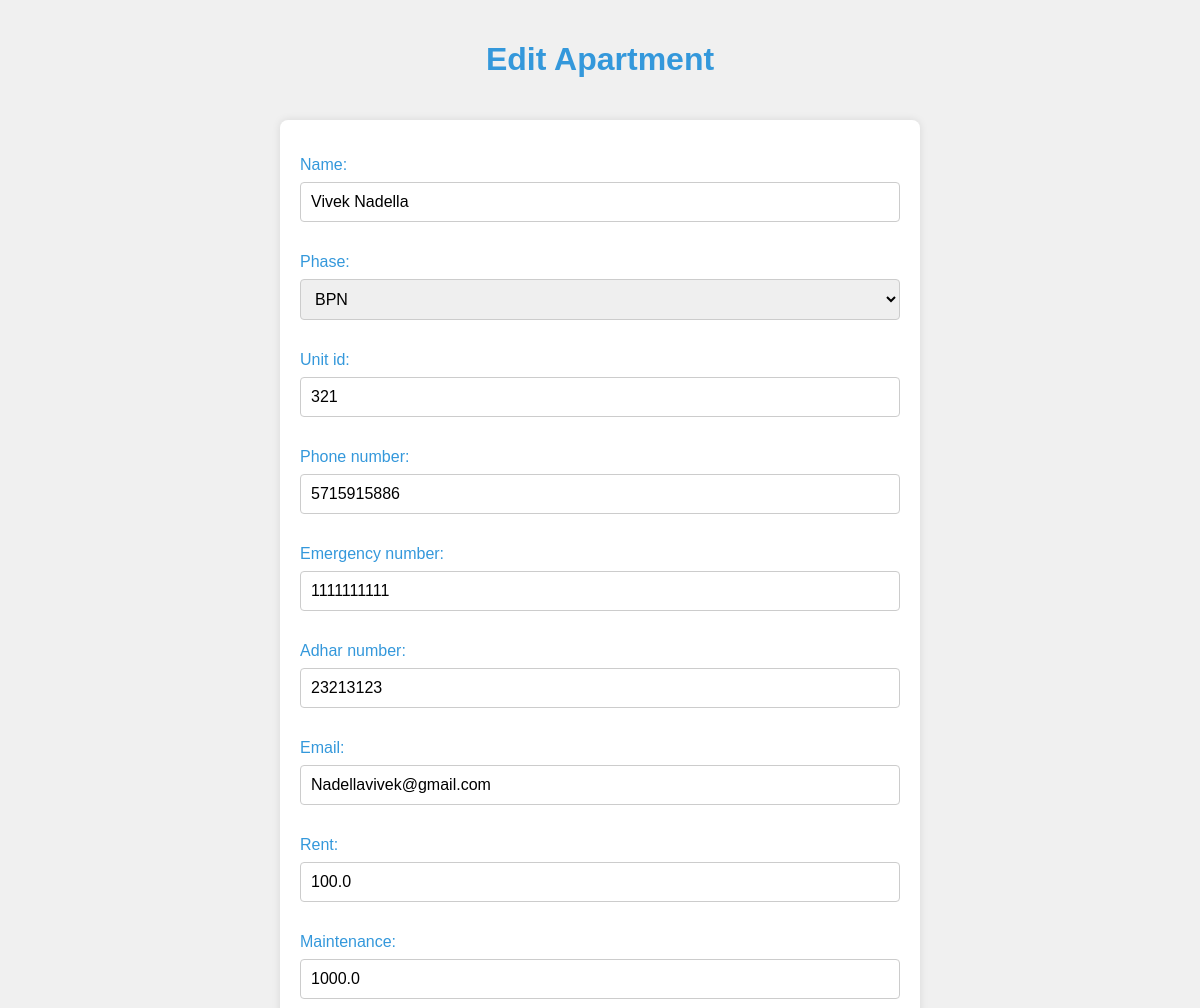
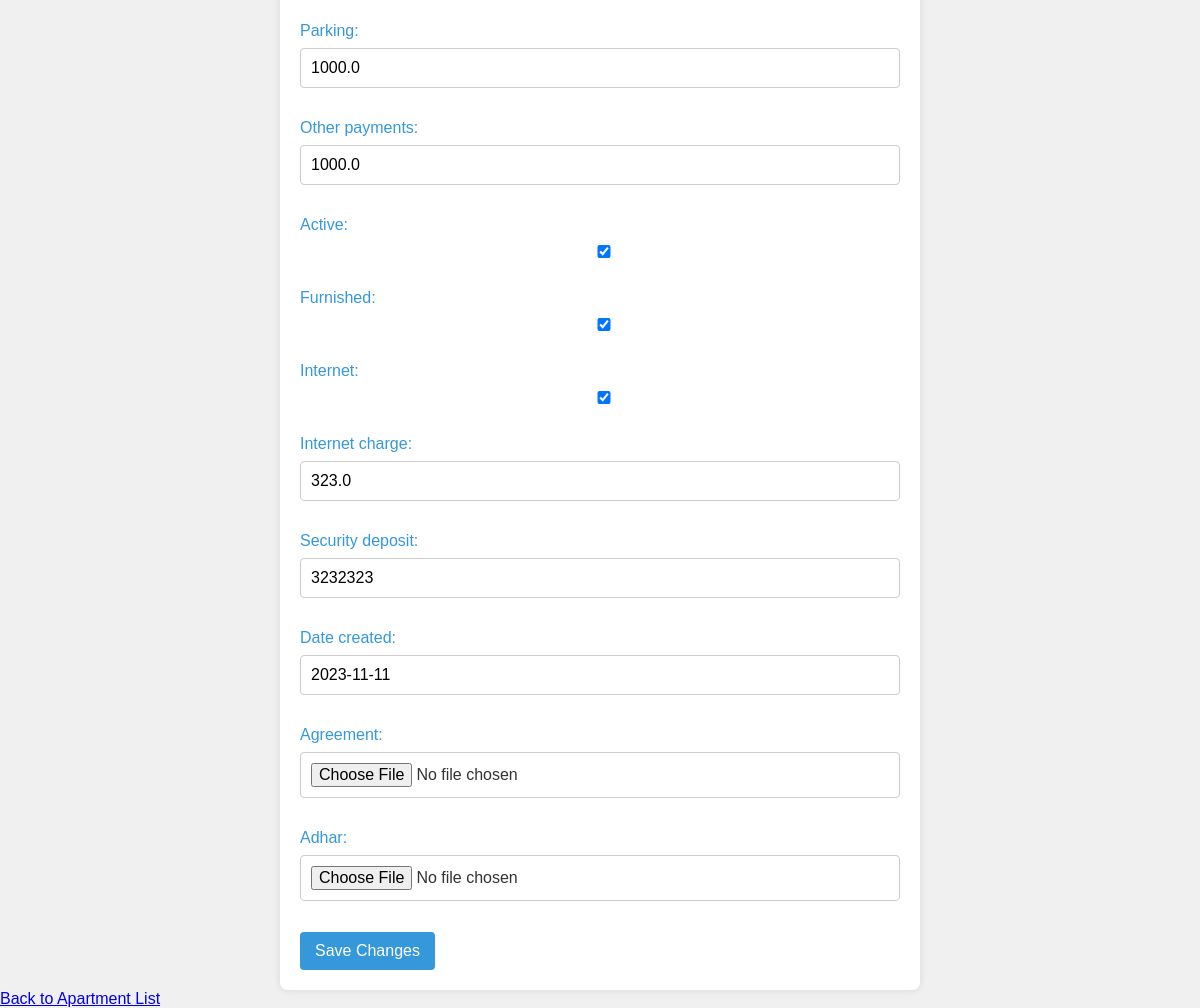
The app's page /apartments/edit/11/ with its own data (2 pictures, top to bottom).
### ApartmentApp/models.py (models this page shows, shortened)
class Apartment(models.Model):
    name = models.CharField(max_length=100)
    phase = models.IntegerField(choices=((1, 'BRP'), (2, 'BPN'), (2, 'BHA')))
    unit_id = models.IntegerField()
    phone_number = models.IntegerField(validators=[MinValueValidator(1000000000), MaxValueValidator(9999999999)])
    emergency_number = models.IntegerField(validators=[MinValueValidator(1000000000), MaxValueValidator(9999999999)])
    adhar_number = models.IntegerField()
    email = models.EmailField(blank = True)
    rent = models.FloatField()
    maintenance = models.FloatField()
    parking = models.FloatField()
    other_payments = models.FloatField()
    active = models.BooleanField(default=False)
    furnished = models.BooleanField(default=False)
    internet = models.BooleanField(default=False)
    internet_charge = models.FloatField()
    security_deposit = models.IntegerField()
    date_created = models.DateField(default=datetime.date.today)
    agreement = models.FileField(upload_to='agreements/', null=True, blank=True)
    adhar = models.FileField(upload_to='adhars/', null=True, blank=True)

### ApartmentApp/views.py (the view)
# urls.py: path('apartments/edit/<int:apartment_id>/', views.edit_apartment, name='edit_apartment'),
def edit_apartment(request, apartment_id):
    apartment = get_object_or_404(Apartment, id=apartment_id)
    if request.method == 'POST':
        form = ApartmentForm(request.POST, instance=apartment)
        if form.is_valid():
            form.save()
            return redirect('apartment_details', apartment_id=apartment_id)
    else:
        form = ApartmentForm(instance=apartment)
    context = {
        'form': form,
        'apartment': apartment
    }
    return render(request, 'edit_apartment.html', context)

### ApartmentApp/forms.py
class ApartmentForm(forms.ModelForm):
    class Meta:
        model = Apartment
        fields = '__all__'

### ApartmentApp/templates/edit_apartment.html (shortened to what this page needs)
<!DOCTYPE html>
<html lang="en">
<head>
</head>
<body>
    <h1>Edit Apartment</h1>
    <form method="post" enctype="multipart/form-data">
        {{ form.as_p }}
        <button type="submit">Save Changes</button>
    </form>
    <a href="{% url 'apartment_list' %}">Back to Apartment List</a>
</body>
</html>

### ApartmentApp/templates/edit_apartment.html (style rules this page uses)
body { font-family: 'Arial', sans-serif; margin: 0; padding: 0; background-color: #f0f0f0; color: #333; }
h1 { text-align: center; padding: 20px 0; color: #3498db; }
form { width: 50%; margin: 0 auto; background-color: #fff; box-shadow: 0 0 8px rgba(0, 0, 0, 0.1); border-radius: 8px; padding: 20px; }
form label { display: block; margin-bottom: 8px; font-size: 16px; color: #3498db; }
form input, form select { width: 100%; padding: 10px; margin-bottom: 15px; box-sizing: border-box; border: 1px solid #ccc; border-radius: 4px; font-size: 16px; }
form button { background-color: #3498db; color: #fff; padding: 10px 15px; border: none; border-radius: 4px; cursor: pointer; font-size: 16px; }

### records on screen
Apartment: name "Vivek Nadella", phase "BPN", unit_id "321", phone_number "5715915886", emergency_number "1111111111", adhar_number "23213123", email "Nadellavivek@gmail.com", rent "100.0", maintenance "1000.0", parking "1000.0", other_payments "1000.0", active "☑", furnished "☑", internet "☑", internet_charge "323.0", security_deposit "3232323", date_created "2023-11-11"
